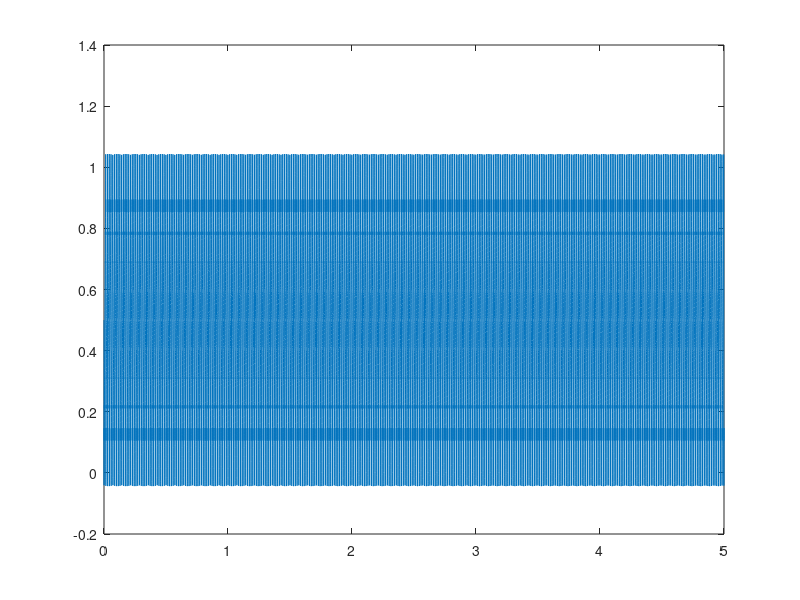

The MATLAB source for this figure:
% Programa para la suma infinita de una funcion 

clear
  
    t=0:0.0001:5;
    w=440;
    y=zeros(size(t));
%for k=1:5
    for i=1:10
        y=(1/i)*sin(i*w*t)+y;  
    end
    yf=1/2-(1/pi)*y;
    %figure
    plot(t,yf)
    sound(yf,10000)
    